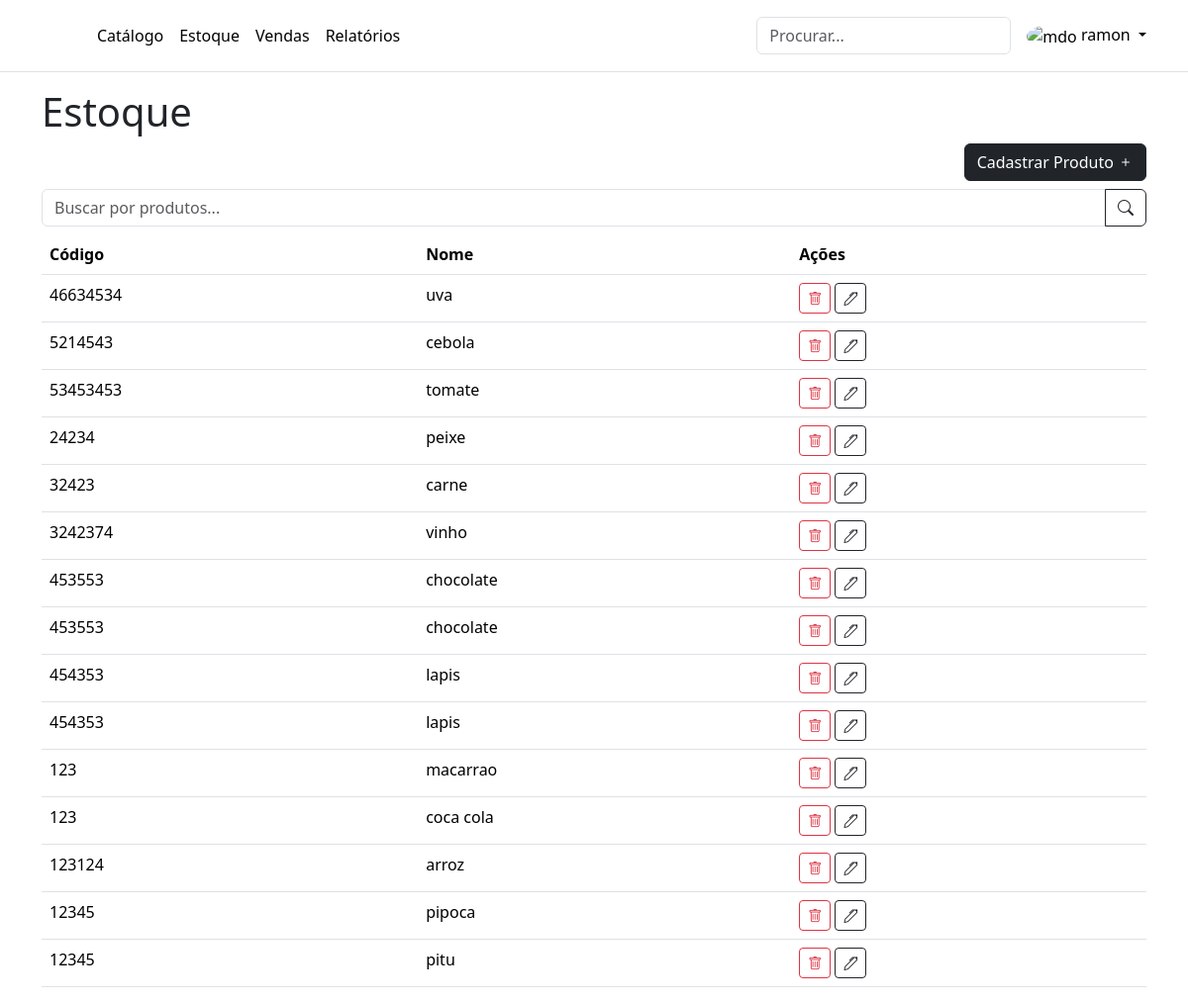
Screenshot of /estoque/ (signed in) with the database file from the repository.
### estoque/models.py (models this page shows, shortened)
class Base(models.Model):
    criado_em = models.DateTimeField(auto_now_add=True)
    atualizado_em = models.DateTimeField(auto_now=True)
    class Meta:
        abstract = True

class Produto(Base):
    codigo = models.CharField(max_length=100)
    nome = models.CharField(max_length=100)
    quantidade_estoque = models.IntegerField(default=0)

### estoque/views.py (the view)
# urls.py: path('', RedirectView.as_view(permanent=True, url='estoque/'), name='home'),
def estoque(request):
    form = forms.ProductForm()
    if request.method == 'POST':
        form = forms.ProductForm(request.POST)
        if form.is_valid():
            form.save()
            messages.success(request, "Produto adicionado com sucesso.")
    busca = utils.construir_busca(request, ['codigo', 'nome'])
    produtos = (
        Produto.objects
        .filter(busca)              # Realizar a busca
        .order_by('-criado_em')     # Ordenar pelo último criado
    )
    return render(request, 'estoque.html', {'produtos': produtos, 'form': form})

### estoque/forms.py (shortened to what this page needs)
class ProductForm(forms.ModelForm):
    class Meta:
        model = Produto
        fields = "__all__"

### estoque/templatetags/form_extras.py (called while the page is built)
@register.simple_tag
def input_with_classes(field, css_classes):
    css_classes = css_classes if css_classes else "form-control"
    if 'class' in field.field.widget.attrs:
        field.field.widget.attrs['class'] += ' ' + ''.join(css_classes)
    else:
        field.field.widget.attrs['class'] = ''.join(css_classes)
    return field

### estoque/utils.py (called while the page is built)
def construir_busca(request, campos):
    busca = request.GET.get('busca')
    filtros = Q()
    if busca:
        for campo in campos:
            filtros |= Q(**{f'{campo}__icontains': busca})
    return filtros

### estoque/templates/estoque.html (shortened to what this page needs)
{% extends 'base.html' %}
{% block conteudo %}
<h1>Estoque</h1>
<div class="text-end">
    <button class="btn btn-dark" data-bs-toggle="modal" data-bs-target="#produtoCadastrarModal">Cadastrar Produto <i
            class="bi bi-plus"></i></button>
</div>
<div class="my-2">
    <form action="{% url 'estoque' %}">
        <div class="input-group">
            <input class="form-control" placeholder="Buscar por produtos..." name="busca" value="{{request.GET.busca}}">
            <button class="btn btn-outline-dark" type="submit"><i class="bi bi-search"></i></button>
        </div>
    </form>
</div>
<table class="table table-hover">
    <thead>
        <tr>
            <th scope="col">Código</th>
            <th scope="col">Nome</th>
            <th scope="col">Ações</th>
        </tr>
    </thead>
    <tbody>
        {% for produto in produtos %}
        <tr>
            <td>{{produto.codigo}}</td>
            <td>{{produto.nome}}</td>
            <td>
                <button class="btn btn-sm btn-outline-danger" form="deletar-{{produto.pk}}"><i class="bi bi-trash"></i></button>
                <button class="btn btn-sm btn-outline-dark"><i class="bi bi-pen"></i></button>
            </td>
        </tr>
        {% endfor %}
    </tbody>
</table>
{% endblock %}

### estoque/templates/base.html (shortened to what this page needs)
<!DOCTYPE html>
<html lang="en">
<head>
    <link href="https://cdn.jsdelivr.net/npm/bootstrap@5.3.3/dist/css/bootstrap.min.css" rel="stylesheet"
>
    <link rel="stylesheet" href="https://cdn.jsdelivr.net/npm/bootstrap-icons@1.11.3/font/bootstrap-icons.min.css">
</head>
<body>
    {% include "componentes/notificacoes.html" %}
    <header class="p-3 mb-3 border-bottom">
        <div class="container">
            <div class="d-flex flex-wrap align-items-center justify-content-center justify-content-lg-start">
                <a href="/" class="d-flex align-items-center mb-2 mb-lg-0 link-body-emphasis text-decoration-none">
                    <svg class="bi me-2" width="40" height="32" role="img" aria-label="Inicialização">
                        <use xlink:href="#bootstrap"></use>
                    </svg>
                </a>
                <ul class="nav col-12 col-lg-auto me-lg-auto mb-2 justify-content-center mb-md-0">
                    <li>
                        <a href="{% url 'catalogo' %}" class="nav-link px-2 link-body-emphasis">Catálogo</a>
                    </li>
                    <li>
                        <a href="{% url 'estoque' %}" class="nav-link px-2 link-body-emphasis">Estoque</a>
                    </li>
                    <li>
                        <a href="{% url 'vendas' %}" class="nav-link px-2 link-body-emphasis">Vendas</a>
                    </li>
                    <li>
                        <a href="{% url 'relatorios' %}" class="nav-link px-2 link-body-emphasis">Relatórios</a>
                    </li>
                </ul>
                <form class="col-12 col-lg-auto mb-3 mb-lg-0 me-lg-3" role="search">
                    <input type="search" class="form-control" placeholder="Procurar..." aria-label="Procurar">
                </form>
                <div class="dropdown text-end">
                    <a href="#" class="d-block link-body-emphasis text-decoration-none dropdown-toggle"
                        data-bs-toggle="dropdown" aria-expanded="false">
                        <img src="https://github.com/mdo.png" alt="mdo" width="32" height="32" class="rounded-circle">
                        {{request.user.first_name}}
                    </a>
                </div>
            </div>
        </div>
    </header>
    <div class="container">
        {% block conteudo %}
        {% endblock %}
    </div>
</body>
</html>

### rows the page displays
Produto: codigo "46634534", nome "uva"
Produto: codigo "5214543", nome "cebola"
Produto: codigo "53453453", nome "tomate"
Produto: codigo "24234", nome "peixe"
Produto: codigo "32423", nome "carne"
Produto: codigo "3242374", nome "vinho"
Produto: codigo "453553", nome "chocolate"
Produto: codigo "453553", nome "chocolate"
Produto: codigo "454353", nome "lapis"
Produto: codigo "454353", nome "lapis"
Produto: codigo "123", nome "macarrao"
Produto: codigo "123", nome "coca cola"
Produto: codigo "123124", nome "arroz"
Produto: codigo "12345", nome "pipoca"
Produto: codigo "12345", nome "pitu"

### other values shown
{{ request.user.first_name }} "ramon"
